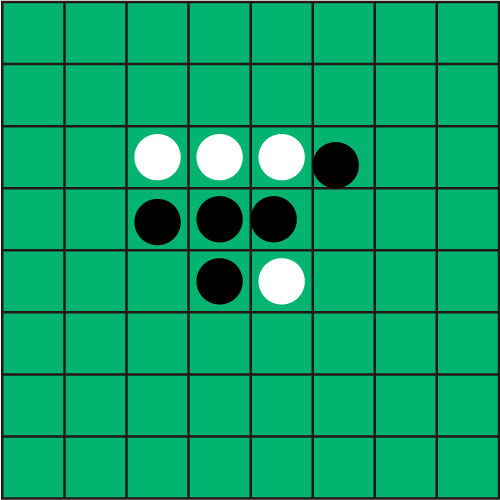
//> input picture 14/02/input2.jpg, 500 x 500 px
$ ./final2_x22004   (built with g++ and OpenCV 4)
//> lines starting //> are read from the running program, lines starting //| are printed output that depends on the picture; after the words box and inside, x2 and y2 are one past the last pixel; in counts of white or black regions, pixels touching at a corner belong together
#include <iostream>
#include <opencv2/opencv.hpp>

#define FILE_NAME "../input2.jpg"
#define TH_BLACK (100)
#define TH_WHITE (150)

#define H_NUM (8)
#define W_NUM (8)

#define WINDOW_NAME_INPUT "input"
#define WINDOW_NAME_OUTPUT "output"
#define WINDOW_NAME_GRAY "gray"
int main(int argc, char const *argv[])
{
    // 読み込まれたオセロ盤の画像から、黒と白の石が何個あるかを検出し、個数をテキストで出力するプログラム
    int black = 0, white = 0;

    // 1.画像の読み込み
    cv::Mat input_image = cv::imread(FILE_NAME, cv::IMREAD_COLOR);
//> input_image is the input picture: 500 rows x 500 cols, CV_8UC3; mean B, G, R 105.1, 162.6, 13.7
    // 出力画像用の変数
    cv::Mat dst_image;
    // input_imageをdst_imageにクローン
    input_image.copyTo(dst_image);

    if (input_image.empty())
    {
        std::cerr << "Failed to open image file." << std::endl;
        return -1;
    }

    // 2.グレースケール化
    cv::Mat gray_image;
    cv::cvtColor(input_image, gray_image, cv::COLOR_BGR2GRAY);
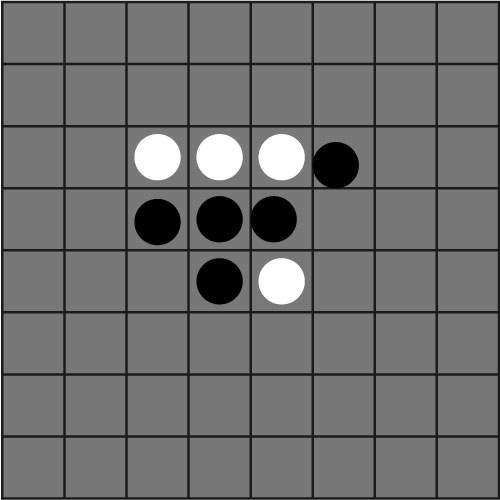
//> gray_image: 500 rows x 500 cols, CV_8UC1; min 0, max 255, mean 111.3

    // 3.エッジ検出
    cv::Mat edge_image;
    cv::Canny(gray_image, edge_image, 50, 200, 3);
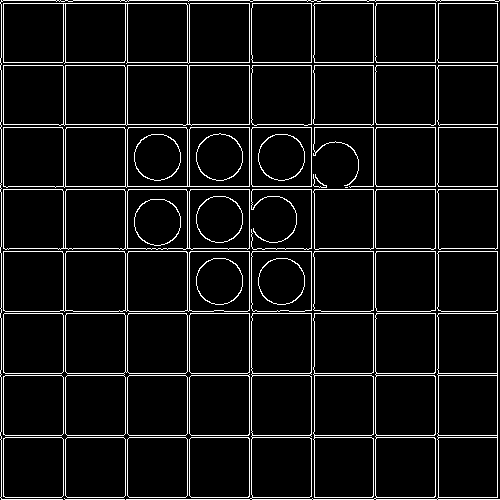
//> edge_image: 500 rows x 500 cols, CV_8UC1; 7.2% white in thin lines or dots

    // 4.エッジをつなげて石の領域を検出
    cv::Mat dilate_image;
    cv::dilate(edge_image, dilate_image, cv::Mat(), cv::Point(-1, -1), 2);
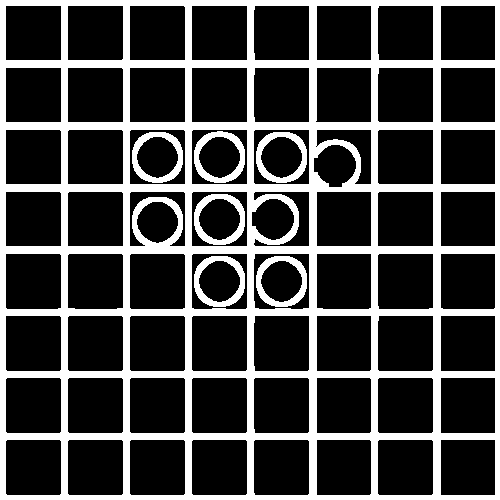
//> dilate_image: 500 rows x 500 cols, CV_8UC1; 26.7% white; 7 white regions, largest, box (x1, y1, x2, y2) and area: (0, 0, 500, 500) 61369, (194, 131, 245, 183) 911, (256, 132, 307, 183) 905

    // 5.石の領域の色を判定して、白い石と黒い石に分類する。
    // 5-1.白い石の領域を検出
    cv::Mat white_image;
    cv::threshold(gray_image, white_image, TH_WHITE, 255, cv::THRESH_BINARY_INV);
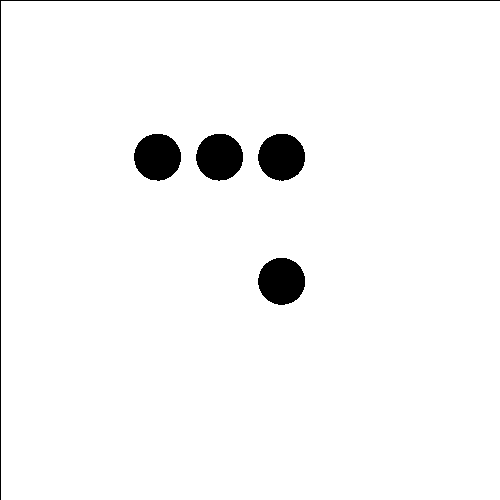
//> white_image: 500 rows x 500 cols, CV_8UC1; 96.8% white; 5 black regions, box (x1, y1, x2, y2) and area: (258, 258, 305, 305) 1731, (258, 134, 305, 181) 1728, (134, 134, 181, 181) 1726, (196, 134, 243, 181) 1725, (0, 0, 500, 500) 999

    // 5-2.黒い石の領域を検出
    cv::Mat black_image;
    cv::threshold(gray_image, black_image, TH_BLACK, 255, cv::THRESH_BINARY);
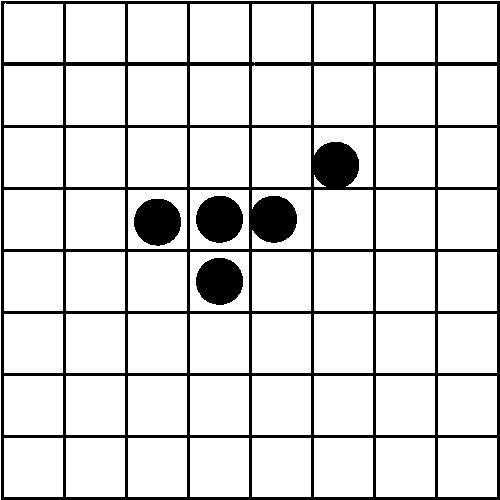
//> black_image: 500 rows x 500 cols, CV_8UC1; 85.9% white; 4 black regions

    // 6.石の領域を検出した画像から、石の個数を数える。
    // 6-1.white_imageの輪郭を検出
    std::vector<std::vector<cv::Point>> white_contours;
    cv::findContours(white_image, white_contours, cv::RETR_LIST, cv::CHAIN_APPROX_NONE);
//> white_contours = 5 contours; box (x1, y1, x2, y2) and area: (1, 1, 500, 500) 248004, (257, 257, 306, 306) 1798, (257, 133, 306, 182) 1794, (133, 133, 182, 182) 1792, (195, 133, 244, 182) 1791

    // 6-2.円形度が80%以上の輪郭の個数を数える
    for (int i = 0; i < white_contours.size(); i++)
    {
        // 輪郭の面積を計算
        double area = cv::contourArea(white_contours[i]);
        // 輪郭の周囲長を計算
        double arclen = cv::arcLength(white_contours[i], true);
        // 輪郭の面積と周囲長から円形度を計算
        double circularity = 4 * CV_PI * area / (arclen * arclen);
        // 円形度が80%以上の輪郭の個数を数える
        if (circularity > 0.8)
        {
            white++;
        }
    }
//> this loop made 5 passes
//> (area, arclen, circularity) on passes 1 to 5: (1797.5, 158.6, 0.898), (1794.5, 159.4, 0.887), (1791, 158, 0.901), (1792, 158, 0.902), (248004, 1992, 0.785)
//> after the loop, white = 4

    // 6-3.black_imageを2回dilate
    cv::dilate(black_image, black_image, cv::Mat(), cv::Point(-1, -1), 2);
    cv::dilate(black_image, black_image, cv::Mat(), cv::Point(-1, -1), 2);
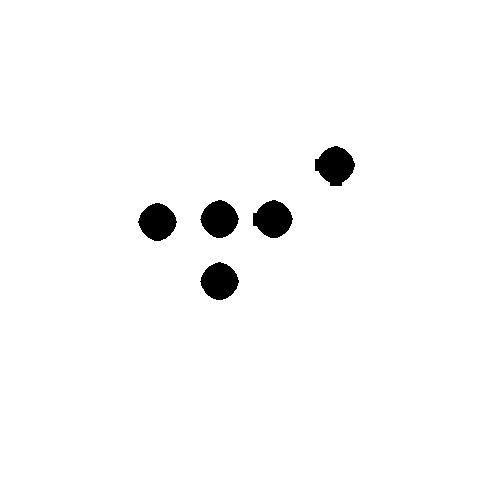
//> black_image: 500 rows x 500 cols, CV_8UC1; 97.9% white; 5 black regions

    // 6-4.black_imageの輪郭を検出
    std::vector<std::vector<cv::Point>> black_contours;
    cv::findContours(black_image, black_contours, cv::RETR_LIST, cv::CHAIN_APPROX_NONE);
//> black_contours = 6 contours; box (x1, y1, x2, y2) and area: (0, 0, 500, 500) 249001, (314, 145, 356, 187) 1168, (252, 199, 294, 239) 1140, (199, 261, 240, 301) 1110, (137, 202, 178, 242) 1110, (199, 199, 240, 239) 1104

    // 6-5.円形度が80%以上の輪郭の個数を数える

    for (int i = 0; i < black_contours.size(); i++)
    {
        // 輪郭の面積を計算
        double area = cv::contourArea(black_contours[i]);
        // 輪郭の周囲長を計算
        double arclen = cv::arcLength(black_contours[i], true);
        // 輪郭の面積と周囲長から円形度を計算
        double circularity = 4 * CV_PI * area / (arclen * arclen);
        // 円形度が80%以上の輪郭の個数を数える
        if (circularity > 0.8)
        {
            black++;
        }
    }
//> this loop made 6 passes
//> (area, arclen, circularity) on passes 1 to 6: (1110, 126.4, 0.873), (1109.5, 125.8, 0.881), (1139.5, 130.1, 0.846), (1104.5, 125.8, 0.877), (1168.5, 135.3, 0.802), (249001, 1996, 0.785)
//> after the loop, black = 5

    // 7.石の個数をテキストで出力する。
    std::cout << "black:" << black << std::endl;
//| black:5
    std::cout << "white:" << white << std::endl;
//| white:4

    // 画像の表示
    cv::imshow(WINDOW_NAME_INPUT, input_image);
    cv::imshow(WINDOW_NAME_OUTPUT, dst_image);
    cv::imshow(WINDOW_NAME_GRAY, gray_image);
    cv::imshow("edge", edge_image);
    cv::imshow("dilate", dilate_image);
    cv::imshow("white", white_image);
    cv::imshow("black", black_image);

    cv::waitKey(0);

    return 0;
}
// Github copilotを使用
// プロンプトは上記の番号がついている文章をそのまま使用

//7月29日 1:30 自動インデントを行ったか不明なため、自動インデントを行ったのち、再提出
//7月31日 14:16 x22001 青嶋瑠捺とx22052 島崎流奈に相談を受け、回答しました。

$ run again, with 14/02/input1.jpg copied over 14/02/input2.jpg
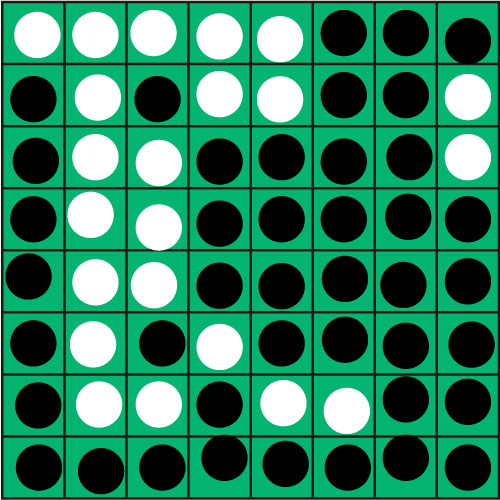
//> input picture 14/02/input1.jpg, 500 x 500 px
//> input_image is the input picture: 500 rows x 500 cols, CV_8UC3; mean B, G, R 94.6, 126.9, 44
//> `cv::Canny(gray_image, edge_image, 50, 200, 3);`:
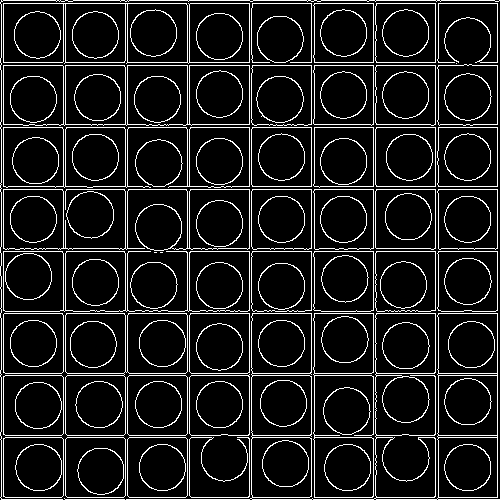
//> edge_image: 500 rows x 500 cols, CV_8UC1; 10.9% white in thin lines or dots
//> dilate_image: 500 rows x 500 cols, CV_8UC1; 45.8% white; 18 white regions, largest, box (x1, y1, x2, y2) and area: (0, 0, 500, 500) 99108, (318, 7, 369, 59) 914, (380, 7, 431, 59) 913
//> white_image: 500 rows x 500 cols, CV_8UC1; 84.4% white; 23 black regions, largest, box (x1, y1, x2, y2) and area: (67, 191, 114, 238) 1732, (135, 139, 182, 187) 1731, (72, 259, 119, 306) 1731
//> white_contours = 23 contours; largest, box (x1, y1, x2, y2) and area: (1, 1, 500, 500) 248004, (66, 190, 115, 239) 1798, (71, 258, 120, 307) 1798, (134, 138, 183, 188) 1798, (195, 70, 244, 119) 1796
//> the loop `for (int i = 0; i < white_contours.size(); i++)` made 23 passes
//> (area, arclen, circularity) on passes 1 to 8: (1790.5, 158.6, 0.894), (1795, 158, 0.903), (1793, 158, 0.902), (1792, 158, 0.902), (1791, 158, 0.901), (1793, 158, 0.902), (1794.5, 158.6, 0.896), (1798, 159.2, 0.892)
//> after the loop `for (int i = 0; i < white_contours.size(); i++)`: white = 22
//> `cv::dilate(black_image, black_image, cv::Mat(), cv::Point(-1, -1), 2);`:
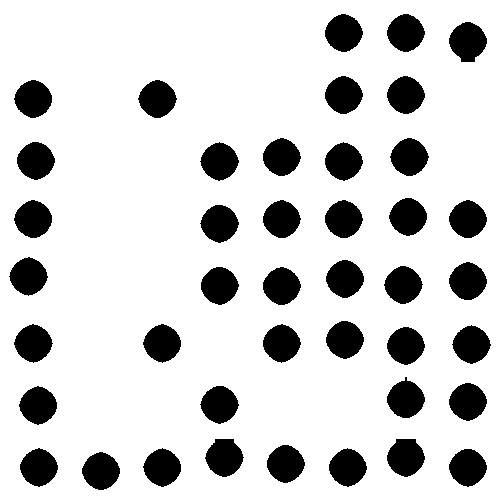
//> black_image: 500 rows x 500 cols, CV_8UC1; 82.2% white; 42 black regions
//> black_contours = 43 contours; largest, box (x1, y1, x2, y2) and area: (0, 0, 500, 500) 249001, (448, 21, 488, 63) 1154, (386, 438, 426, 478) 1136, (204, 438, 245, 478) 1134, (386, 376, 426, 419) 1116
//> the loop `for (int i = 0; i < black_contours.size(); i++)` made 43 passes
//> (area, arclen, circularity) on passes 1 to 8: (1108, 125.5, 0.883), (1104, 125.5, 0.88), (1104.5, 125.8, 0.877), (1105, 126.4, 0.87), (1108, 126.4, 0.872), (1109, 125.5, 0.884), (1135.5, 128.5, 0.865), (1133.5, 130.5, 0.837)
//> after the loop `for (int i = 0; i < black_contours.size(); i++)`: black = 42
//| black:42
//| white:22

$ run again, with 14/02/input3.jpg copied over 14/02/input2.jpg
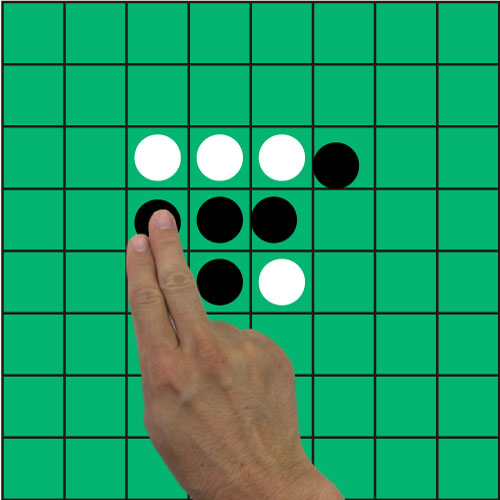
//> input picture 14/02/input3.jpg, 500 x 500 px
//> input_image is the input picture: 500 rows x 500 cols, CV_8UC3; mean B, G, R 102.8, 155.9, 31.7
//> `cv::Canny(gray_image, edge_image, 50, 200, 3);`:
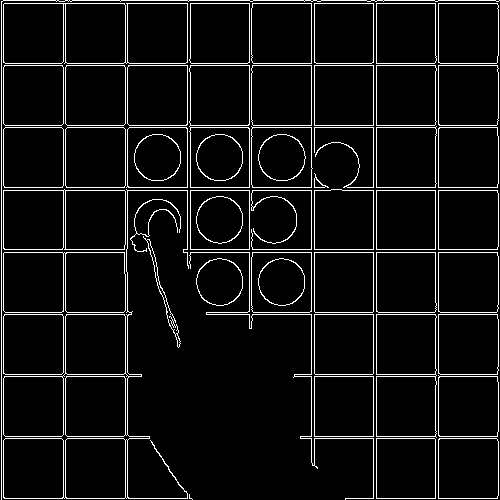
//> edge_image: 500 rows x 500 cols, CV_8UC1; 6.5% white in thin lines or dots
//> dilate_image: 500 rows x 500 cols, CV_8UC1; 24.6% white; 7 white regions, largest, box (x1, y1, x2, y2) and area: (0, 0, 500, 500) 55960, (194, 194, 245, 246) 914, (256, 256, 307, 308) 914
//> white_image: 500 rows x 500 cols, CV_8UC1; 96.7% white; 14 black regions (6 under 20 px), largest, box (x1, y1, x2, y2) and area: (258, 258, 305, 306) 1750, (134, 134, 181, 181) 1746, (196, 134, 243, 181) 1740
//> white_contours = 16 contours, 8 with area under 20; largest, box (x1, y1, x2, y2) and area: (1, 1, 500, 500) 248004, (257, 257, 306, 307) 1817, (133, 133, 182, 182) 1813, (195, 133, 244, 182) 1806, (257, 133, 306, 182) 1804, (151, 209, 170, 225) 176, (129, 233, 145, 248) 147, (164, 258, 172, 267) 30
//> the loop `for (int i = 0; i < white_contours.size(); i++)` made 16 passes
//> (area, arclen, circularity) on passes 2, 3, 6, 12, 13, 14, 15, 16: (30.5, 27.56, 0.505), (1817, 160, 0.892), (147, 48.28, 0.792), (175.5, 56.53, 0.69), (1803.5, 158.6, 0.901), (1806.5, 158.6, 0.902), (1813, 159.2, 0.899), (248004, 1992, 0.785)
//> after the loop `for (int i = 0; i < white_contours.size(); i++)`: white = 7
//> `cv::dilate(black_image, black_image, cv::Mat(), cv::Point(-1, -1), 2);`:
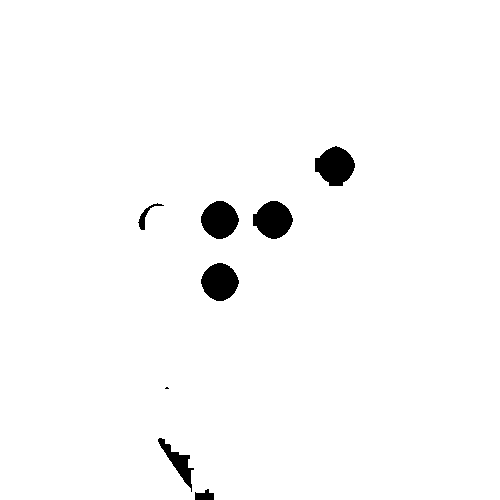
//> black_image: 500 rows x 500 cols, CV_8UC1; 97.9% white; 8 black regions (1 under 20 px)
//> black_contours = 8 contours, 1 with area under 20; largest, box (x1, y1, x2, y2) and area: (0, 0, 500, 500) 248844, (314, 145, 356, 187) 1186, (252, 200, 294, 240) 1150, (200, 200, 240, 240) 1119, (200, 262, 240, 302) 1116, (157, 437, 195, 493) 638, (137, 202, 165, 231) 189
//> the loop `for (int i = 0; i < black_contours.size(); i++)` made 8 passes
//> (area, arclen, circularity) on passes 1, 3, 4, 5, 6, 7, 8: (638.5, 162.5, 0.304), (1116.5, 126.1, 0.882), (189, 92.43, 0.278), (1150, 130.7, 0.846), (1119, 125.5, 0.892), (1186.5, 136.5, 0.801), (248844, 2016.5, 0.769)
//> after the loop `for (int i = 0; i < black_contours.size(); i++)`: black = 5
//| black:5
//| white:7

$ run again, with 14/02/input4.jpg copied over 14/02/input2.jpg
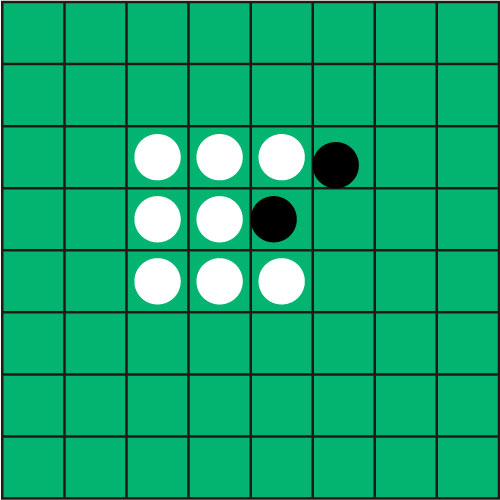
//> input picture 14/02/input4.jpg, 500 x 500 px
//> input_image is the input picture: 500 rows x 500 cols, CV_8UC3; mean B, G, R 111.2, 168.3, 20.5
//> edge_image: 500 rows x 500 cols, CV_8UC1; 7.3% white in thin lines or dots
//> `cv::dilate(edge_image, dilate_image, cv::Mat(), cv::Point(-1, -1), 2);`:
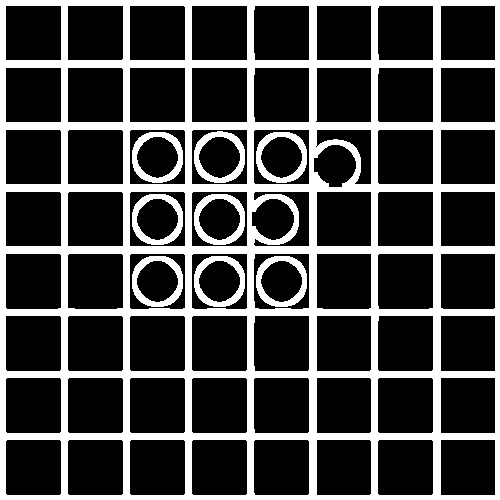
//> dilate_image: 500 rows x 500 cols, CV_8UC1; 27.1% white; 9 white regions, largest, box (x1, y1, x2, y2) and area: (0, 0, 500, 500) 60521, (194, 131, 245, 183) 911, (256, 132, 307, 183) 905
//> white_image: 500 rows x 500 cols, CV_8UC1; 94.1% white; 9 black regions, largest, box (x1, y1, x2, y2) and area: (196, 258, 243, 305) 1733, (134, 258, 181, 305) 1732, (258, 258, 305, 305) 1731
//> white_contours = 9 contours; largest, box (x1, y1, x2, y2) and area: (1, 1, 500, 500) 248004, (195, 257, 244, 306) 1800, (133, 257, 182, 306) 1799, (257, 257, 306, 306) 1798, (257, 133, 306, 182) 1794
//> the loop `for (int i = 0; i < white_contours.size(); i++)` made 9 passes
//> (area, arclen, circularity) on passes 1 to 8: (1797.5, 158.6, 0.898), (1800, 159.2, 0.893), (1799, 159.2, 0.892), (1794, 158, 0.903), (1794, 158, 0.903), (1794.5, 159.4, 0.887), (1791, 158, 0.901), (1792, 158, 0.902)
//> after the loop `for (int i = 0; i < white_contours.size(); i++)`: white = 8
//> `cv::dilate(black_image, black_image, cv::Mat(), cv::Point(-1, -1), 2);`:
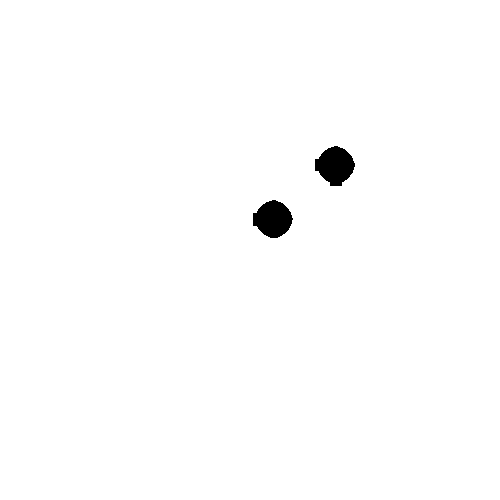
//> black_image: 500 rows x 500 cols, CV_8UC1; 99.1% white; 2 black regions
//> black_contours = 3 contours; box (x1, y1, x2, y2) and area: (0, 0, 500, 500) 249001, (314, 145, 356, 187) 1168, (252, 199, 294, 239) 1140
//> the loop `for (int i = 0; i < black_contours.size(); i++)` made 3 passes
//> (area, arclen, circularity, black) on passes 1 to 2: (1139.5, 130.1, 0.846, 1), (1168.5, 135.3, 0.802, 2)
//> after the loop `for (int i = 0; i < black_contours.size(); i++)`: black = 2
//| black:2
//| white:8
